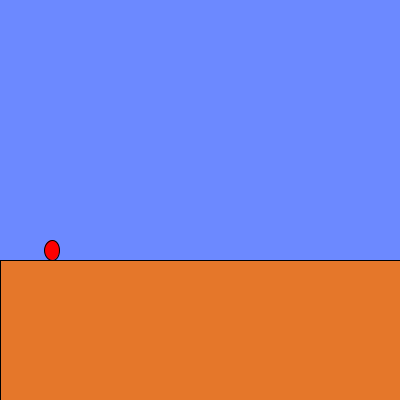
Frame 1 (no input)
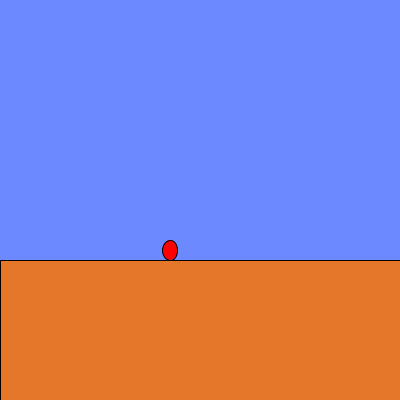
Frame 60 (the mouse pressed at the canvas centre just before this capture)
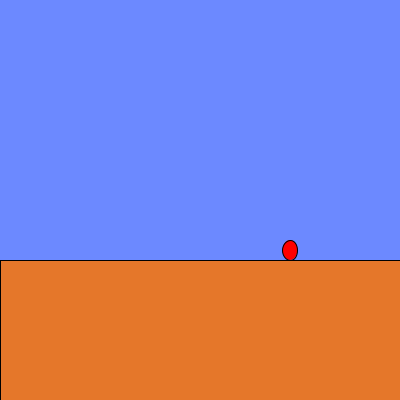
Frame 120 (the mouse held since frame 60 and released just before this capture)

The Processing sketch that drew these frames (run headless with seeded random() and noise(); from frame 60 on, the mouse is pressed at the canvas centre):

// Processing sketch: week08_4
// ── week08_4.pde
//碰撞偵測
void setup(){
  size(400,400);
}
float marioX=50,marioY=250,vx=2,vy=-20;
void draw(){
  background(108,137,255);
  marioX+=vx;
  fill(255,0,0); ellipse(marioX,marioY,15,20);
  fill(229,119,42); rect(0,260,400,150);
}
void keyPressed(){
  if(keyCode==RIGHT) vx=2;
  if(keyCode==LEFT) vx=-2;
}
